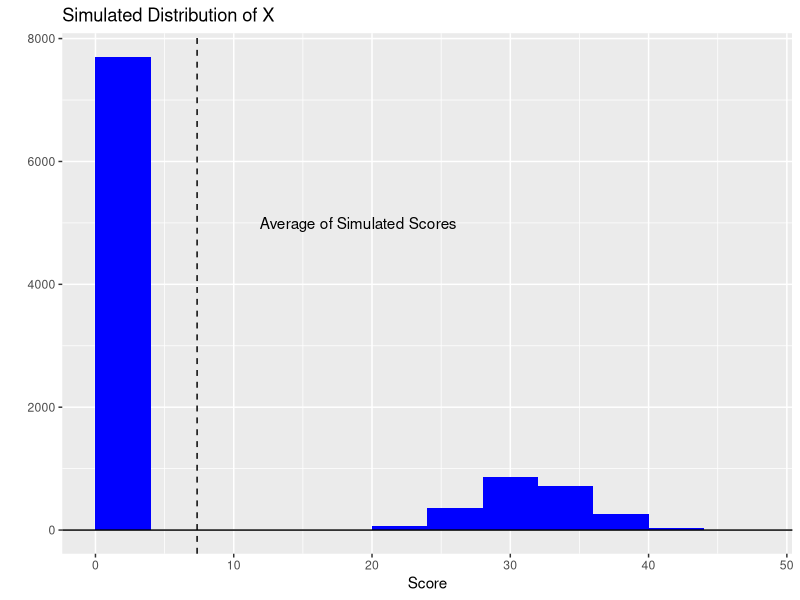

Recreate this plot in R.
## ---- chunk 1
knitr::opts_chunk$set(echo = TRUE, warning = TRUE, message = FALSE,
                      error = TRUE)

library(tidyverse)
## ---- chunk 2
sample(1:6, size = 1)
## ---- chunk 3
# This code is outside the scope of 240,
# but feel free to play with it if you wish

gretchen_strategy <- function() {
  score <- 0
  for(rolls in 1:8){
    this_roll <- sample(1:6, size = 1)
    
    if(this_roll == 1){
      return(0)
      
    } else {
      score <- score + this_roll
    }
  }
  return(score)
}

results <- tibble(scores = replicate(10000,
                            gretchen_strategy()))

ggplot(results, aes(x = scores)) +
  geom_histogram(binwidth = 4, boundary = 0,
                 fill = "blue") +
  geom_hline(yintercept = 0) +
  geom_vline(xintercept = mean(results$scores), linetype = 2) +
  annotate("text", x = 19, y = 5000, label = "Average of Simulated Scores") +
  labs(title = "Simulated Distribution of X",
       x = "Score",
       y = "")
